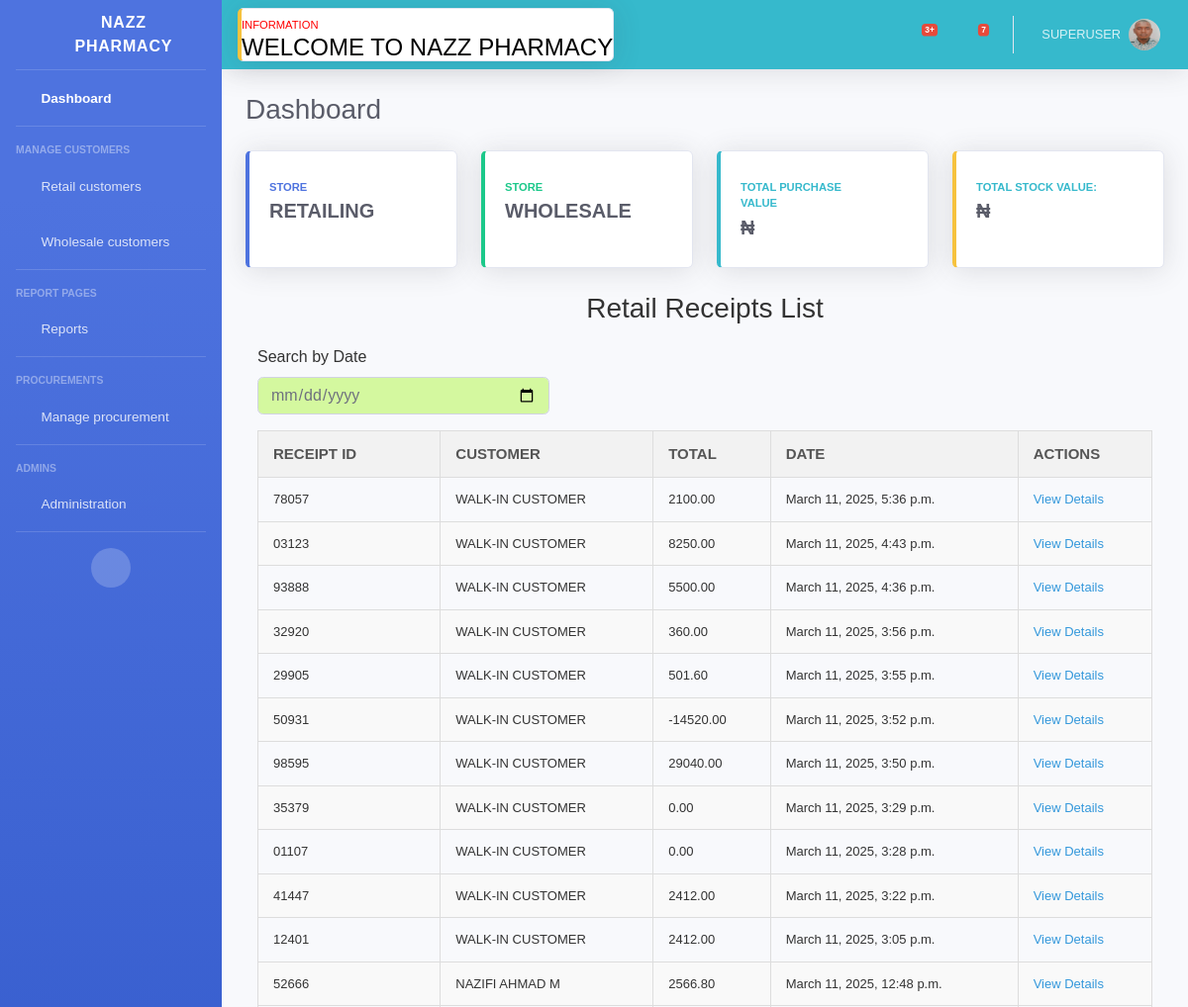
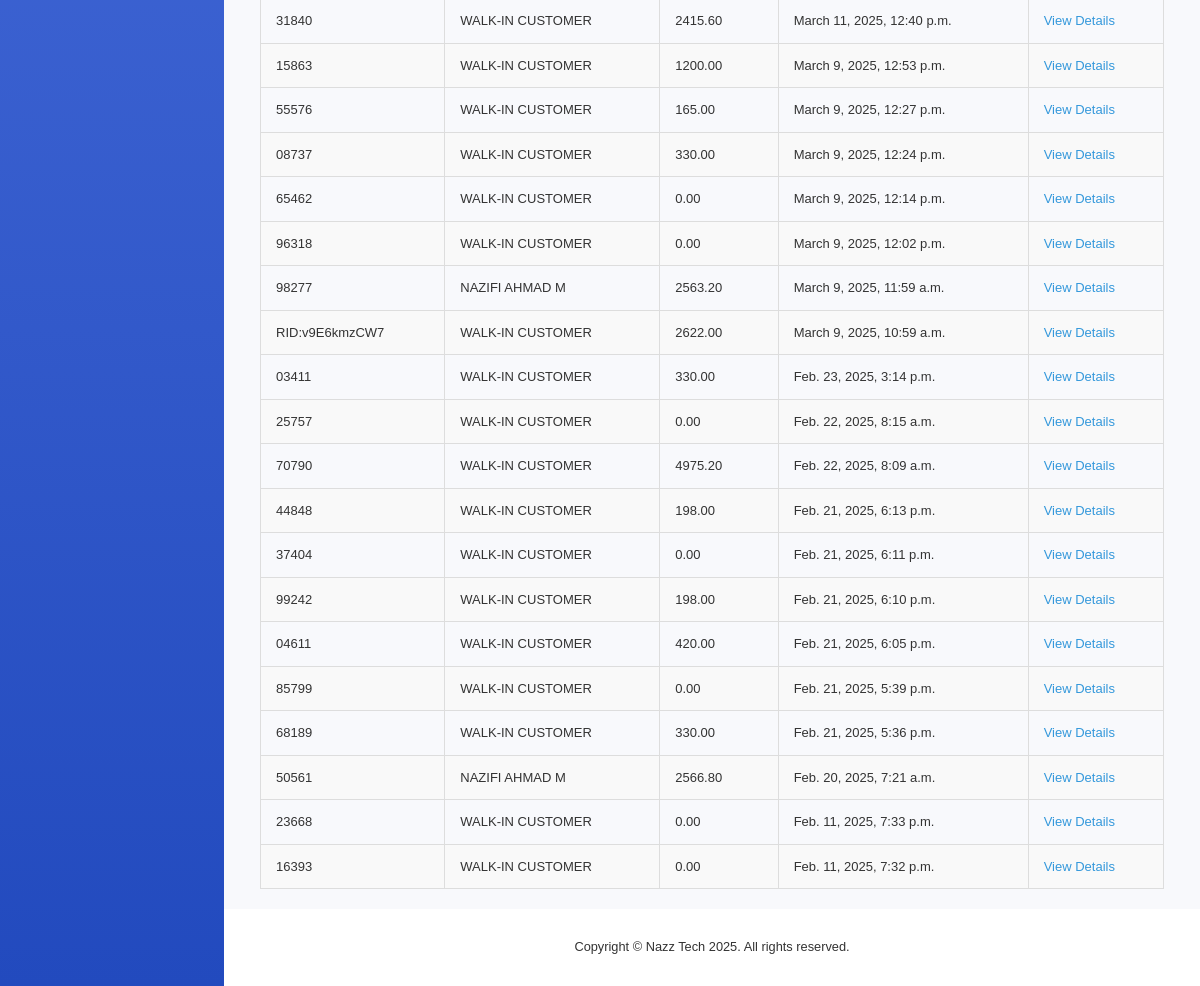
Page /receipt_list/ (signed in) on the committed database (2 pictures, top to bottom).
### userauth/models.py (models this page shows, shortened)
class User(AbstractUser):
    username = models.CharField(max_length=200, null=True, blank=True)
    mobile = models.CharField(max_length=20, unique=True)
    USERNAME_FIELD = 'mobile'
    REQUIRED_FIELDS = ['username']

class Profile(models.Model):
    user = models.OneToOneField(User, on_delete=models.CASCADE)
    image = models.ImageField(upload_to='uploads/images/', blank=True, null=True)
    full_name = models.CharField(max_length=200, blank=True, null=True)
    user_type = models.CharField(max_length=200, choices=USER_TYPE, blank=True, null=True)

### store/models.py (models this page shows, shortened)
class Receipt(models.Model):
    customer = models.ForeignKey(Customer, on_delete=models.CASCADE, null=True, blank=True)
    sales = models.ForeignKey(Sales, on_delete=models.CASCADE, related_name='receipts', null=True, blank=True)
    buyer_name = models.CharField(max_length=255, blank=True, null=True)
    buyer_address = models.CharField(max_length=255, blank=True, null=True)
    total_amount = models.DecimalField(max_digits=10, decimal_places=2, default=Decimal('0.0'))
    date = models.DateTimeField(default=datetime.now)
    receipt_id = ShortUUIDField(unique=True, length=5, max_length=50, alphabet='1234567890')
    printed = models.BooleanField(default=False)
    payment_method = models.CharField(max_length=20, choices=[
        ('Cash', 'Cash'),
        ('Wallet', 'Wallet'),
        ('Transfer', 'Transfer'),
    ], default='Cash')
    status = models.CharField(max_length=20, choices=[
        ('Paid', 'Paid'),
        ('Unpaid', 'Unpaid'),
    ], default='Unpaid')

### customer/models.py (models this page shows, shortened)
class Customer(models.Model):
    user = models.OneToOneField(User, on_delete=models.CASCADE, null=True, blank=True)
    name = models.CharField(max_length=100)
    phone = models.CharField(max_length=15)
    address = models.TextField()

### store/views.py (the view)
# urls.py: path('receipt_list/', views.receipt_list, name='receipt_list'),
def receipt_list(request):
    if request.user.is_authenticated:
        receipts = Receipt.objects.all().order_by('-date')  # Order by date, latest first
        return render(request, 'partials/receipt_list.html', {'receipts': receipts})
    else:
        return redirect('store:index')

### templates/partials/receipt_list.html (shortened to what this page needs)
{% extends "partials/base.html" %}
{% block content %}
<div class="col-12 table-responsive">
    <h2>Retail Receipts List</h2>
    <form method="get" action="" class="mb-3">
        <div class="form-row">
            <div class="col-md-4">
                <label for="date">Search by Date</label>
                <input type="date" name="date" id="date" class="form-control"
                    style="background-color: rgb(212, 248, 159);" hx-get="{% url 'store:search_receipts' %}"
                    hx-target="#sales-data" hx-trigger="change delay:300ms" value="{{ request.GET.date }}">
            </div>
        </div>
    </form>
    <div id="sales-data">
        <table>
            <thead>
                <tr>
                    <th>Receipt ID</th>
                    <th>Customer</th>
                    <th>Total</th>
                    <th>Date</th>
                    <th>Actions</th>
                </tr>
            </thead>
            <tbody>
                {% for receipt in receipts %}
                <tr>
                    <td>{{ receipt.receipt_id }}</td>
                    <td>
                        {% if receipt.customer %}
                        {{ receipt.customer.name|upper }}
                        {% elif receipt.buyer_name %}
                        {{ receipt.buyer_name }}
                        {% else %}
                        WALK-IN CUSTOMER
                        {% endif %}
                    </td>
                    <td>{{ receipt.total_amount }}</td>
                    <td>{{ receipt.date }}</td>
                    <td>
                        <a href="{% url 'store:receipt_detail' receipt.receipt_id %}">View Details</a>
                    </td>
                </tr>
                {% empty %}
                <tr>
                    <td colspan="5" style="text-align: center;">No receipts found for the selected date.</td>
                </tr>
                {% endfor %}
            </tbody>
        </table>
    </div>
</div>
{% endblock %}

### templates/partials/base.html (shortened to what this page needs)
{% load static %}
{% load humanize %}
<!DOCTYPE html>
<html lang="en">
<head>
    <link href="{% static 'vendor/fontawesome-free/css/all.min.css' %}" rel="stylesheet" type="text/css">
    <link href="{% static 'css/sb-admin-2.min.css' %}" rel="stylesheet">
</head>
<body id="page-top">
    <div id="wrapper">
        <ul class="navbar-nav bg-gradient-primary sidebar sidebar-dark accordion" id="accordionSidebar">
            <a class="sidebar-brand d-flex align-items-center justify-content-center"
                href="{% url 'store:dashboard' %}">
                <div class="sidebar-brand-icon rotate-n-15">
                    <i class="fas fa-prescription"></i>
                </div>
                <div class="sidebar-brand-text mx-3">NAZZ PHARMACY</div>
            </a>
            <hr class="sidebar-divider my-0">
            <li class="nav-item active">
                <a class="nav-link" href="{% url 'store:dashboard' %}">
                    <i class="fas fa-fw fa-tachometer-alt"></i>
                    <span>Dashboard</span></a>
            </li>
            <hr class="sidebar-divider">
            <div class="sidebar-heading">
                manage customers
            </div>
            <li class="nav-item">
                <a class="nav-link collapsed" href="#" data-toggle="collapse" data-target="#collapseRetail"
                    aria-expanded="true" aria-controls="collapseRetail">
                    <i class="fas fa-fw fa-users"></i>
                    <span>Retail customers</span>
                </a>
            </li>
            <li class="nav-item">
                <a class="nav-link collapsed" href="#" data-toggle="collapse" data-target="#collapseWholesale"
                    aria-expanded="true" aria-controls="collapseWholesale">
                    <i class="fas fa-fw fa-users"></i>
                    <span>Wholesale customers</span>
                </a>
            </li>
            <hr class="sidebar-divider">
            <div class="sidebar-heading">
                Report Pages
            </div>
            <li class="nav-item">
                <a class="nav-link collapsed" href="#" data-toggle="collapse" data-target="#collapseReport"
                    aria-expanded="true" aria-controls="collapseReport">
                    <i class="fas fa-fw fa-chart-line"></i>
                    <span>Reports</span>
                </a>
            </li>
            <hr class="sidebar-divider">
            <div class="sidebar-heading">
                Procurements
            </div>
            <li class="nav-item">
                <a class="nav-link collapsed" href="#" data-toggle="collapse" data-target="#collapsePages"
                    aria-expanded="true" aria-controls="collapsePages">
                    <i class="fas fa-fw fa-truck"></i>
                    <span>Manage procurement</span>
                </a>
            </li>
            <hr class="sidebar-divider">
            <div class="sidebar-heading">
                Admins
            </div>
            <li class="nav-item ">
                <a class="nav-link collapsed" href="#" data-toggle="collapse" data-target="#collapseAdmin"
                    aria-expanded="true" aria-controls="collapseReport">
                    <i class="fas fa-fw fa-user-cog"></i>
                    <span>Administration</span>
                </a>
            </li>
            <hr class="sidebar-divider d-none d-md-block">
            <div class="text-center d-none d-md-inline">
                <button class="rounded-circle border-0 lg" id="sidebarToggle"></button>
            </div>
        </ul>
        <div id="content-wrapper" class="d-flex flex-column">
            <div id="content">
                <nav class="navbar navbar-expand navbar-dark bg-info topbar mb-4 static-top shadow">
                    <div class="card border-left-warning shadow h-100 py-2">
                        <div class="card-head text-xs" style="color: red;">INFORMATION
                            <marquee behavior="" direction="">
                                <h4 style="color: black">WELCOME TO NAZZ PHARMACY</h4>
                            </marquee>
                        </div>
                    </div>
                    <ul class="navbar-nav ml-auto">
                        <li class="nav-item dropdown no-arrow mx-1">
                            <a class="nav-link dropdown-toggle" href="#" id="alertsDropdown" role="button"
                                data-toggle="dropdown" aria-haspopup="true" aria-expanded="false">
                                <i class="fas fa-bell fa-fw"></i>
                                <span class="badge badge-danger badge-counter">3+</span>
                            </a>
                        </li>
                        <li class="nav-item dropdown no-arrow mx-1">
                            <a class="nav-link dropdown-toggle" href="#" id="messagesDropdown" role="button"
                                data-toggle="dropdown" aria-haspopup="true" aria-expanded="false">
                                <i class="fas fa-envelope fa-fw"></i>
                                <span class="badge badge-danger badge-counter">7</span>
                            </a>
                        </li>
                        {% if user.is_authenticated %}
                        <li class="nav-item dropdown no-arrow">
                            <a class="nav-link dropdown-toggle" href="#" id="userDropdown" role="button"
                                data-toggle="dropdown" aria-haspopup="true" aria-expanded="false">
                                <span class="mr-2 d-none d-lg-inline text-white-600 small">
                                    {{ user.username|upper }}</span>
                                <img class="img-profile rounded-circle"
                                    src="{% if user.profile.image %}{{ user.profile.image.url }}{% else %}{% static 'img/undraw_profile.svg' %}{% endif %}">
                            </a>
                        </li>
                        {% else %}
                        <a href="{% url 'store:index' %}" class="btn btn-outline-light btn-sm my-3"
                            style="font-weight: bolder;">Login</a>
                        {% endif %}
                    </ul>
                </nav>
                <div class="container-fluid">
                    <div class="d-sm-flex align-items-center justify-content-between mb-4">
                        <h1 class="h3 mb-0 text-gray-800">Dashboard</h1>
                    </div>
                    <div class="row">
                        <a href="{% url 'store:store' %}" class="col-xl-3 col-md-6 mb-4 nazz"
                            style="text-decoration: none;">
                            <div class="card border-left-primary shadow h-100 py-2">
                                <div class="card-body">
                                    <div class="row no-gutters align-items-center">
                                        <div class="col mr-2">
                                            <div class="text-xs font-weight-bold text-primary text-uppercase mb-1">
                                                STORE</div>
                                            <div class="h5 mb-0 font-weight-bold text-gray-800">RETAILING</div>
                                        </div>
                                        <div class="col-auto">
                                            <i class="fas fa-store fa-2x text-gray-300"></i>
                                        </div>
                                    </div>
                                </div>
                            </div>
                        </a>
                        <a href="{% url 'wholesale:wholesales' %}" class="col-xl-3 col-md-6 mb-4 nazz"
                            style="text-decoration: none;">
                            <div class="card border-left-success shadow h-100 py-2">
                                <div class="card-body">
                                    <div class="row no-gutters align-items-center">
                                        <div class="col mr-2">
                                            <div class="text-xs font-weight-bold text-success text-uppercase mb-1">
                                                STORE</div>
                                            <div class="h5 mb-0 font-weight-bold text-gray-800">WHOLESALE</div>
                                        </div>
                                        <div class="col-auto">
                                            <i class="fas fa-store fa-2x text-gray-300"></i>
                                        </div>
                                    </div>
                                </div>
                            </div>
                        </a>
                        <div class="col-xl-3 col-md-6 mb-4">
                            <div class="card border-left-info shadow h-100 py-2">
                                <div class="card-body">
                                    <div class="row no-gutters align-items-center">
                                        <div class="col mr-2">
                                            <div class="text-xs font-weight-bold text-info text-uppercase mb-1">TOTAL
                                                PURCHASE VALUE
                                            </div>
                                            <div class="row no-gutters align-items-center">
                                                <div class="col-auto">
                                                    <div class="h5 mb-0 mr-3 font-weight-bold text-gray-800">
                                                        {% if request.user.is_superuser or is_staff %}
                                                        ₦{{total_purchase_value|intcomma}}
                                                        {% endif %}
                                                    </div>
                                                </div>
                                            </div>
                                        </div>
                                        <div class="col-auto">
                                            <i class="fas fa-dollar-sign fa-2x text-gray-300"></i>
                                        </div>
                                    </div>
                                </div>
                            </div>
                        </div>
                        <div class="col-xl-3 col-md-6 mb-4">
                            <div class="card border-left-warning shadow h-100 py-2">
                                <div class="card-body">
                                    <div class="row no-gutters align-items-center">
                                        <div class="col mr-2">
                                            <div class="text-xs font-weight-bold text-info text-uppercase mb-1">
                                                TOTAL STOCK VALUE:</div>
                                            <div class="h5 mb-0 font-weight-bold text-gray-800">₦{{total_stock_value|intcomma}}
                                            </div>
                                        </div>
                                        <div class="col-auto">
                                            <i class="fas fa-dollar-sign fa-2x text-gray-300"></i>
                                        </div>
                                    </div>
                                </div>
                            </div>
                        </div>
                    </div>
                    <div class="row">
                        <div class="col-12">
                            {% block content %}{% endblock content %}
                        </div>
                    </div>
                </div>
            </div>
            <footer class="sticky-footer bg-white">
                <div class="container my-auto">
                    <div class="copyright text-center my-auto">
                        <span>Copyright &copy; Nazz Tech <span id="year"></span>. All rights reserved.</span>
                    </div>
                </div>
            </footer>
        </div>
    </div>
</body>
</html>

### rows in the picture
User: username "SUPERUSER", image (picture)
Receipt: receipt_id "78057", buyer_name "WALK-IN CUSTOMER", total_amount "2100.00", date "March 11, 2025, 5:36 p.m."
Receipt: receipt_id "03123", shows "WALK-IN CUSTOMER", total_amount "8250.00", date "March 11, 2025, 4:43 p.m."
Receipt: receipt_id "93888", shows "WALK-IN CUSTOMER", total_amount "5500.00", date "March 11, 2025, 4:36 p.m."
Receipt: receipt_id "32920", shows "WALK-IN CUSTOMER", total_amount "360.00", date "March 11, 2025, 3:56 p.m."
Receipt: receipt_id "29905", shows "WALK-IN CUSTOMER", total_amount "501.60", date "March 11, 2025, 3:55 p.m."
Receipt: receipt_id "50931", shows "WALK-IN CUSTOMER", total_amount "-14520.00", date "March 11, 2025, 3:52 p.m."
Receipt: receipt_id "98595", shows "WALK-IN CUSTOMER", total_amount "29040.00", date "March 11, 2025, 3:50 p.m."
Receipt: receipt_id "35379", shows "WALK-IN CUSTOMER", total_amount "0.00", date "March 11, 2025, 3:29 p.m."
Receipt: receipt_id "01107", shows "WALK-IN CUSTOMER", total_amount "0.00", date "March 11, 2025, 3:28 p.m."
Receipt: receipt_id "41447", shows "WALK-IN CUSTOMER", total_amount "2412.00", date "March 11, 2025, 3:22 p.m."
Receipt: receipt_id "12401", shows "WALK-IN CUSTOMER", total_amount "2412.00", date "March 11, 2025, 3:05 p.m."
Receipt: receipt_id "52666", customer.name "NAZIFI AHMAD M", total_amount "2566.80", date "March 11, 2025, 12:48 p.m."
Receipt: receipt_id "31840", shows "WALK-IN CUSTOMER", total_amount "2415.60", date "March 11, 2025, 12:40 p.m."
Receipt: receipt_id "15863", buyer_name "WALK-IN CUSTOMER", total_amount "1200.00", date "March 9, 2025, 12:53 p.m."
Receipt: receipt_id "55576", shows "WALK-IN CUSTOMER", total_amount "165.00", date "March 9, 2025, 12:27 p.m."
Receipt: receipt_id "08737", buyer_name "WALK-IN CUSTOMER", total_amount "330.00", date "March 9, 2025, 12:24 p.m."
Receipt: receipt_id "65462", shows "WALK-IN CUSTOMER", total_amount "0.00", date "March 9, 2025, 12:14 p.m."
Receipt: receipt_id "96318", shows "WALK-IN CUSTOMER", total_amount "0.00", date "March 9, 2025, 12:02 p.m."
Receipt: receipt_id "98277", customer.name "NAZIFI AHMAD M", total_amount "2563.20", date "March 9, 2025, 11:59 a.m."
Receipt: receipt_id "RID:v9E6kmzCW7", buyer_name "WALK-IN CUSTOMER", total_amount "2622.00", date "March 9, 2025, 10:59 a.m."
Receipt: receipt_id "03411", buyer_name "WALK-IN CUSTOMER", total_amount "330.00", date "Feb. 23, 2025, 3:14 p.m."
Receipt: receipt_id "25757", shows "WALK-IN CUSTOMER", total_amount "0.00", date "Feb. 22, 2025, 8:15 a.m."
Receipt: receipt_id "70790", buyer_name "WALK-IN CUSTOMER", total_amount "4975.20", date "Feb. 22, 2025, 8:09 a.m."
Receipt: receipt_id "44848", buyer_name "WALK-IN CUSTOMER", total_amount "198.00", date "Feb. 21, 2025, 6:13 p.m."
Receipt: receipt_id "37404", shows "WALK-IN CUSTOMER", total_amount "0.00", date "Feb. 21, 2025, 6:11 p.m."
Receipt: receipt_id "99242", shows "WALK-IN CUSTOMER", total_amount "198.00", date "Feb. 21, 2025, 6:10 p.m."
Receipt: receipt_id "04611", shows "WALK-IN CUSTOMER", total_amount "420.00", date "Feb. 21, 2025, 6:05 p.m."
Receipt: receipt_id "85799", shows "WALK-IN CUSTOMER", total_amount "0.00", date "Feb. 21, 2025, 5:39 p.m."
Receipt: receipt_id "68189", buyer_name "WALK-IN CUSTOMER", total_amount "330.00", date "Feb. 21, 2025, 5:36 p.m."
Receipt: receipt_id "50561", customer.name "NAZIFI AHMAD M", total_amount "2566.80", date "Feb. 20, 2025, 7:21 a.m."
Receipt: receipt_id "23668", shows "WALK-IN CUSTOMER", total_amount "0.00", date "Feb. 11, 2025, 7:33 p.m."
Receipt: receipt_id "16393", shows "WALK-IN CUSTOMER", total_amount "0.00", date "Feb. 11, 2025, 7:32 p.m."
